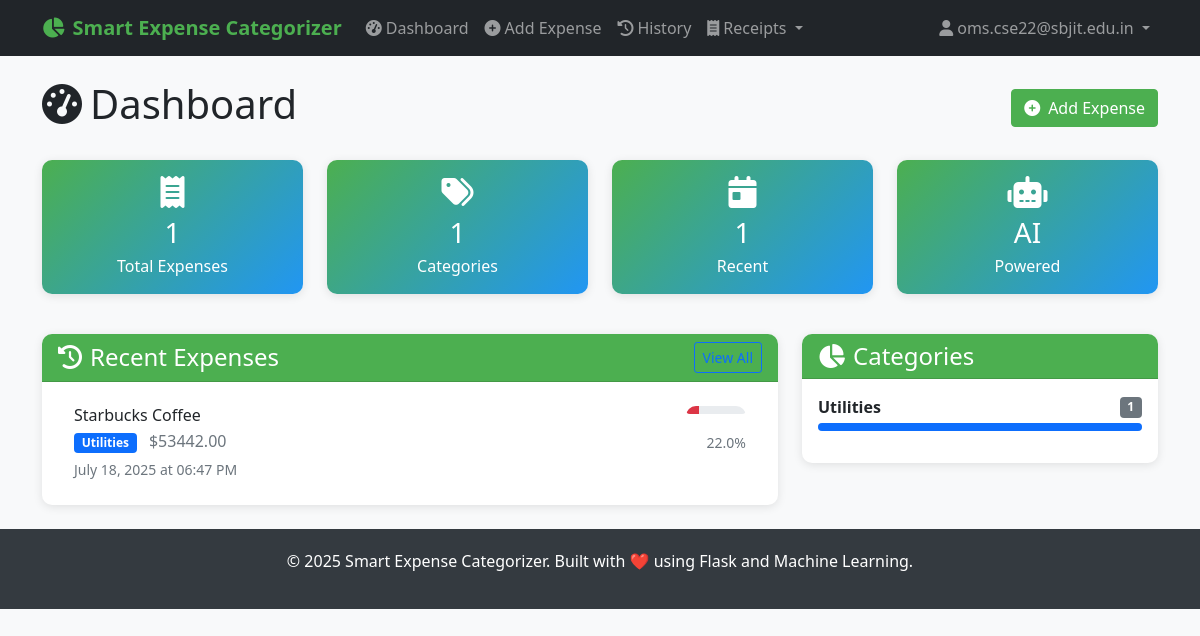
/dashboard (signed in), run on the app's committed database.
### PYTHON/models.py (models this page shows, shortened)
class User(UserMixin, db.Model):
    __tablename__ = 'users'
    id = db.Column(db.String(36), primary_key=True, default=lambda: str(uuid.uuid4()))
    username = db.Column(db.String(80), unique=True, nullable=False, index=True)
    email = db.Column(db.String(120), unique=True, nullable=False, index=True)
    password_hash = db.Column(db.String(255), nullable=False)
    created_at = db.Column(db.DateTime, default=datetime.utcnow)
    is_active = db.Column(db.Boolean, default=True)
    expenses = db.relationship('Expense', backref='user', lazy='dynamic', cascade='all, delete-orphan')
    def get_expense_stats(self):
        total_expenses = self.expenses.count()
        categories = db.session.query(
            Expense.predicted_category,
            db.func.count(Expense.id).label('count'),
            db.func.sum(Expense.amount).label('total')
        ).filter_by(user_id=self.id).group_by(Expense.predicted_category).all()
        return {
            'total_expenses': total_expenses,
            'categories': [
                {
                    'category': cat.predicted_category,
                    'count': cat.count,
                    'total': float(cat.total) if cat.total else 0.0
                }
                for cat in categories
            ]
        }

class Expense(db.Model):
    __tablename__ = 'expenses'
    id = db.Column(db.String(36), primary_key=True, default=lambda: str(uuid.uuid4()))
    user_id = db.Column(db.String(36), db.ForeignKey('users.id'), nullable=False, index=True)
    description = db.Column(db.Text, nullable=False)
    amount = db.Column(db.Numeric(10, 2), nullable=True)
    predicted_category = db.Column(db.String(100), nullable=False, index=True)
    confidence_score = db.Column(db.Float, nullable=False)
    model_predictions = db.Column(db.JSON)  # Store individual model predictions
    created_at = db.Column(db.DateTime, default=datetime.utcnow, index=True)
    updated_at = db.Column(db.DateTime, default=datetime.utcnow, onupdate=datetime.utcnow)
    user_feedback = db.Column(db.String(100), nullable=True)  # User can correct the category
    is_correct = db.Column(db.Boolean, nullable=True)  # User can mark if prediction was correct
    source = db.Column(db.String(50), nullable=True, default='manual')  # 'manual', 'receipt_upload', 'api'
    expense_metadata = db.Column(db.JSON, nullable=True)  # Store receipt data, OCR confidence, etc.
    date = db.Column(db.DateTime, nullable=True)  # Expense date (can be different from created_at)

### PYTHON/routes.py (the view)
@main_bp.route('/dashboard')
@login_required
def dashboard():
    recent_expenses = Expense.query.filter_by(user_id=current_user.id)\
        .order_by(Expense.created_at.desc())\
        .limit(10).all()
    stats = current_user.get_expense_stats()
    return render_template('dashboard.html',
                         recent_expenses=recent_expenses,
                         stats=stats)

### PYTHON/app.py (called while the page is built)
def init_extensions(app):
    db.init_app(app)
    login_manager = LoginManager()
    login_manager.init_app(app)
    login_manager.login_view = 'auth.login'
    login_manager.login_message = 'Please log in to access this page.'
    login_manager.login_message_category = 'info'
    login_manager.session_protection = 'strong'
    @login_manager.user_loader
    def load_user(user_id):
        try:
            return User.query.get(user_id)
        except Exception:
            return None

def add_security_headers(app):
    @app.after_request
    def set_security_headers(response):
        if hasattr(app.config, 'SECURITY_HEADERS'):
            for header, value in app.config['SECURITY_HEADERS'].items():
                response.headers[header] = value
        response.headers['X-Content-Type-Options'] = 'nosniff'
        response.headers['X-Frame-Options'] = 'DENY'
        response.headers['X-XSS-Protection'] = '1; mode=block'
        return response

def register_context_processors(app):
    @app.context_processor
    def inject_now():
        return {'now': datetime.now()}

### PYTHON/templates/dashboard.html (shortened to what this page needs)
{% extends "base.html" %}
{% block content %}
<div class="d-flex justify-content-between align-items-center mb-4">
    <h1>
        <i class="fas fa-tachometer-alt me-2"></i>Dashboard
    </h1>
    <a href="{{ url_for('main.predict') }}" class="btn btn-primary">
        <i class="fas fa-plus-circle me-2"></i>Add Expense
    </a>
</div>
<div class="row mb-4">
    <div class="col-md-3 mb-3">
        <div class="card stats-card text-center">
            <div class="card-body">
                <i class="fas fa-receipt fa-2x mb-2"></i>
                <h3 class="mb-1">{{ stats.total_expenses }}</h3>
                <p class="mb-0">Total Expenses</p>
            </div>
        </div>
    </div>
    <div class="col-md-3 mb-3">
        <div class="card stats-card text-center">
            <div class="card-body">
                <i class="fas fa-tags fa-2x mb-2"></i>
                <h3 class="mb-1">{{ stats.categories|length }}</h3>
                <p class="mb-0">Categories</p>
            </div>
        </div>
    </div>
    <div class="col-md-3 mb-3">
        <div class="card stats-card text-center">
            <div class="card-body">
                <i class="fas fa-calendar-day fa-2x mb-2"></i>
                <h3 class="mb-1">{{ recent_expenses|length }}</h3>
                <p class="mb-0">Recent</p>
            </div>
        </div>
    </div>
    <div class="col-md-3 mb-3">
        <div class="card stats-card text-center">
            <div class="card-body">
                <i class="fas fa-robot fa-2x mb-2"></i>
                <h3 class="mb-1">AI</h3>
                <p class="mb-0">Powered</p>
            </div>
        </div>
    </div>
</div>
<div class="row">
    <div class="col-md-8">
        <div class="card">
            <div class="card-header d-flex justify-content-between align-items-center">
                <h4 class="mb-0">
                    <i class="fas fa-history me-2"></i>Recent Expenses
                </h4>
                <a href="{{ url_for('main.expenses') }}" class="btn btn-sm btn-outline-primary">
                    View All
                </a>
            </div>
            <div class="card-body">
                {% if recent_expenses %}
                    <div class="list-group list-group-flush">
                        {% for expense in recent_expenses %}
                            <div class="list-group-item expense-item">
                                <div class="d-flex justify-content-between align-items-start">
                                    <div class="flex-grow-1">
                                        <h6 class="mb-1">{{ expense.description[:50] }}{% if expense.description|length > 50 %}...{% endif %}</h6>
                                        <p class="mb-1">
                                            <span class="badge bg-primary">{{ expense.predicted_category }}</span>
                                            {% if expense.amount %}
                                                <span class="text-muted ms-2">${{ "%.2f"|format(expense.amount) }}</span>
                                            {% endif %}
                                        </p>
                                        <small class="text-muted">{{ expense.created_at.strftime('%B %d, %Y at %I:%M %p') }}</small>
                                    </div>
                                    <div class="text-end">
                                        <div class="confidence-bar mb-1" style="width: 60px;">
                                            <div class="progress" style="height: 8px;">
                                                <div class="progress-bar
                                                    {% if expense.confidence_score >= 0.8 %}bg-success
                                                    {% elif expense.confidence_score >= 0.6 %}bg-warning
                                                    {% else %}bg-danger{% endif %}"
                                                    style="width: {{ (expense.confidence_score * 100)|round }}%">
                                                </div>
                                            </div>
                                        </div>
                                        <small class="text-muted">{{ (expense.confidence_score * 100)|round }}%</small>
                                    </div>
                                </div>
                            </div>
                        {% endfor %}
                    </div>
                {% else %}
                    <div class="text-center text-muted py-4">
                        <i class="fas fa-receipt fa-3x mb-3"></i>
                        <p>No expenses yet. <a href="{{ url_for('main.predict') }}">Add your first expense</a>!</p>
                    </div>
                {% endif %}
            </div>
        </div>
    </div>
    <div class="col-md-4">
        <div class="card">
            <div class="card-header">
                <h4 class="mb-0">
                    <i class="fas fa-chart-pie me-2"></i>Categories
                </h4>
            </div>
            <div class="card-body">
                {% if stats.categories %}
                    {% for category in stats.categories[:5] %}
                        <div class="mb-3">
                            <div class="d-flex justify-content-between align-items-center mb-1">
                                <span class="fw-bold">{{ category.category }}</span>
                                <span class="badge bg-secondary">{{ category.count }}</span>
                            </div>
                            <div class="progress" style="height: 8px;">
                                <div class="progress-bar bg-primary"
                                     style="width: {{ (category.count / stats.total_expenses * 100)|round }}%">
                                </div>
                            </div>
                        </div>
                    {% endfor %}
                {% else %}
                    <div class="text-center text-muted">
                        <i class="fas fa-chart-pie fa-3x mb-3"></i>
                        <p>No categories yet</p>
                    </div>
                {% endif %}
            </div>
        </div>
    </div>
</div>
{% endblock %}

### PYTHON/templates/base.html (shortened to what this page needs)
<!DOCTYPE html>
<html lang="en">
<head>
    <link href="https://cdn.jsdelivr.net/npm/bootstrap@5.1.3/dist/css/bootstrap.min.css" rel="stylesheet">
    <link href="https://cdnjs.cloudflare.com/ajax/libs/font-awesome/6.0.0/css/all.min.css" rel="stylesheet">
</head>
<body>
    <nav class="navbar navbar-expand-lg navbar-dark bg-dark">
        <div class="container">
            <a class="navbar-brand" href="{{ url_for('main.index') }}">
                <i class="fas fa-chart-pie me-2"></i>Smart Expense Categorizer
            </a>
            <div class="collapse navbar-collapse" id="navbarNav">
                <ul class="navbar-nav me-auto">
                    {% if current_user.is_authenticated %}
                        <li class="nav-item">
                            <a class="nav-link" href="{{ url_for('main.dashboard') }}">
                                <i class="fas fa-tachometer-alt me-1"></i>Dashboard
                            </a>
                        </li>
                        <li class="nav-item">
                            <a class="nav-link" href="{{ url_for('main.predict') }}">
                                <i class="fas fa-plus-circle me-1"></i>Add Expense
                            </a>
                        </li>
                        <li class="nav-item">
                            <a class="nav-link" href="{{ url_for('main.expenses') }}">
                                <i class="fas fa-history me-1"></i>History
                            </a>
                        </li>
                        <li class="nav-item dropdown">
                            <a class="nav-link dropdown-toggle" href="#" id="receiptDropdown" role="button" data-bs-toggle="dropdown">
                                <i class="fas fa-receipt me-1"></i>Receipts
                            </a>
                        </li>
                    {% endif %}
                </ul>
                <ul class="navbar-nav">
                    {% if current_user.is_authenticated %}
                        <li class="nav-item dropdown">
                            <a class="nav-link dropdown-toggle" href="#" id="navbarDropdown" role="button" data-bs-toggle="dropdown">
                                <i class="fas fa-user me-1"></i>{{ current_user.username }}
                            </a>
                        </li>
                    {% endif %}
                </ul>
            </div>
        </div>
    </nav>
    <main class="container my-4">
        {% block content %}{% endblock %}
    </main>
    <footer class="footer mt-auto">
        <div class="container text-center">
            <p>&copy; {{ now.year }} Smart Expense Categorizer. Built with ❤️ using Flask and Machine Learning.</p>
        </div>
    </footer>
</body>
</html>

### PYTHON/templates/base.html (style rules this page uses)
:root { --primary-color: #4CAF50; --secondary-color: #45a049; --accent-color: #2196F3; --danger-color: #f44336; --warning-color: #ff9800; --success-color: #4CAF50; --info-color: #2196F3; }
body { background-color: #f8f9fa; font-family: 'Segoe UI', Tahoma, Geneva, Verdana, sans-serif; }
.navbar-brand { font-weight: bold; color: var(--primary-color) !important; }
.btn-primary { background-color: var(--primary-color); border-color: var(--primary-color); }
.card { box-shadow: 0 2px 10px rgba(0,0,0,0.1); border: none; border-radius: 10px; }
.card-header { background-color: var(--primary-color); color: white; border-radius: 10px 10px 0 0 !important; }
.footer { background-color: #343a40; color: white; padding: 20px 0; margin-top: 50px; }
.confidence-bar { height: 20px; border-radius: 10px; overflow: hidden; }
.expense-item { transition: transform 0.2s; }
.stats-card { background: linear-gradient(135deg, var(--primary-color), var(--accent-color)); color: white; }

### data on the page
User: username "oms.cse22@sbjit.edu.in"
Expense: description "Starbucks Coffee", predicted_category "Utilities", amount "53442.00", created_at "July 18, 2025 at 06:47 PM", (expense.confidence_score*100)|round "22.0"

### other printed values
{{ stats.total_expenses }} "1"
{{ stats.categories|length }} "1"
{{ recent_expenses|length }} "1"
{{ category.category }} "Utilities"
{{ category.count }} "1"
